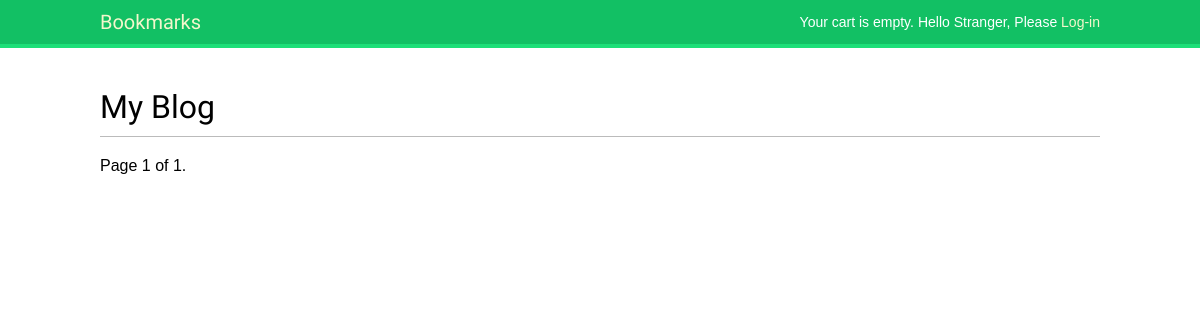
Before: /blog/ with the older database file.
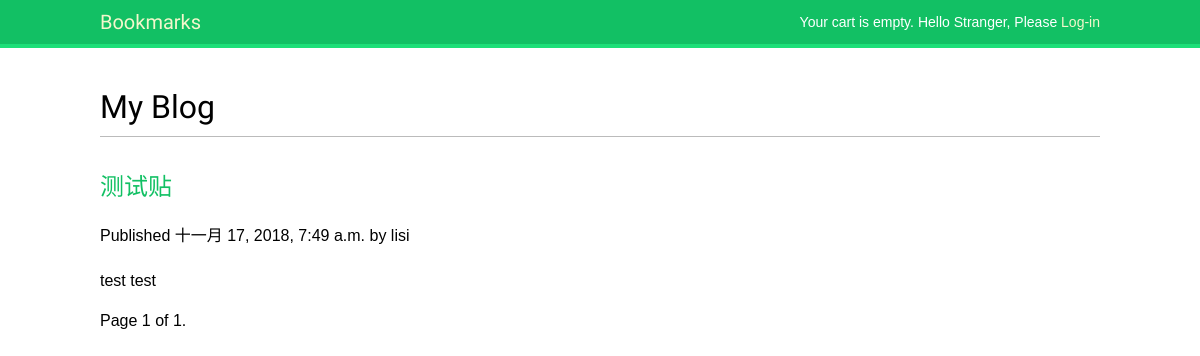
After: the same page with the newer database file.
### blog/models.py (models this page shows, shortened)
class Post(models.Model):
    STATUS_CHOICES = (
        ('draft', 'Draft'),
        ('published', 'Published'),
    )
    title = models.CharField(max_length=256)
    slug = models.SlugField(max_length=256, unique_for_date='publish')
    author = models.ForeignKey(User, related_name='blog_posts', on_delete=models.DO_NOTHING)
    body = models.TextField()
    publish = models.DateTimeField(default=timezone.now)
    created = models.DateTimeField(auto_now_add=True)
    updated = models.DateTimeField(auto_now=True)
    status = models.CharField(max_length=10, choices=STATUS_CHOICES,
                              default='draft')
    objects = models.Manager()
    published = PublishedManager()
    class Meta:
        ordering = ('-publish',)
    def get_absolute_url(self):
        return reverse('blog:post_detail', args=[
            self.publish.year,
            self.publish.strftime("%m"),
            self.publish.strftime("%d"),
            self.slug])

### blog/views.py (the view)
# urls.py: path('', views.post_list, name='post_list'),
def post_list(request, tag_slug=None):
    obj_list = Post.published.all()
    tag = None
    paginator = Paginator(obj_list, 3)
    page = request.GET.get('page')
    try:
        posts = paginator.page(page)
    except PageNotAnInteger:
        posts = paginator.page(1)
    except EmptyPage:
        posts = paginator.page(paginator.num_pages)
    return render(request, 'blog/post/list.html', {
        'page': page,
        'posts': posts
    })

### blog/models.py (called while the page is built)
    def get_queryset(self):
        return super(PublishedManager, self).get_queryset().filter(status='published')

### cart/cart.py (called while the page is built)
    def __len__(self):
        return sum(item['quantity'] for item in self.cart.values())

### cart/context_processors.py (called while the page is built)
def cart(request):
    return {'cart': Cart(request)}

### blog/templates/blog/post/list.html (shortened to what this page needs)
{% extends "base.html" %}
{% block content %}
    <h1>My Blog</h1>
    {% for post in posts %}
        <h2><a href="{{ post.get_absolute_url }}">{{ post.title }}</a></h2>
        <p class="date">Published {{ post.publish }} by {{ post.author }}</p>
        {{ post.body|truncatewords:30|linebreaks }}
    {% endfor %}
    {% include "pagination.html" with page=posts %}
{% endblock %}

Changed rows visible on the page:
added Post: title "测试贴", publish "十一月 17, 2018, 7:49 a.m.", author "lisi", body "test test"
